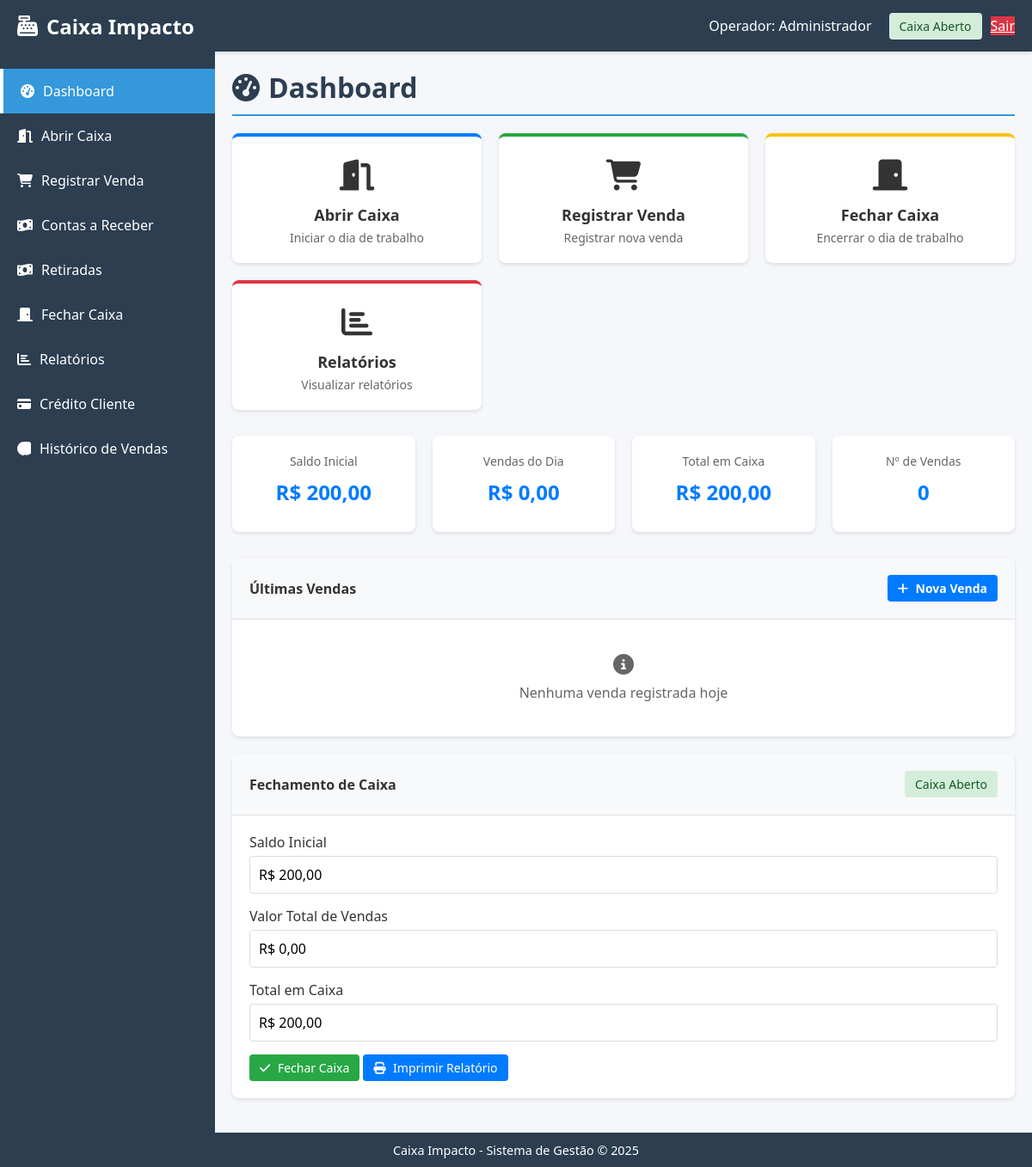
The app's page /index.php (signed in), older data.
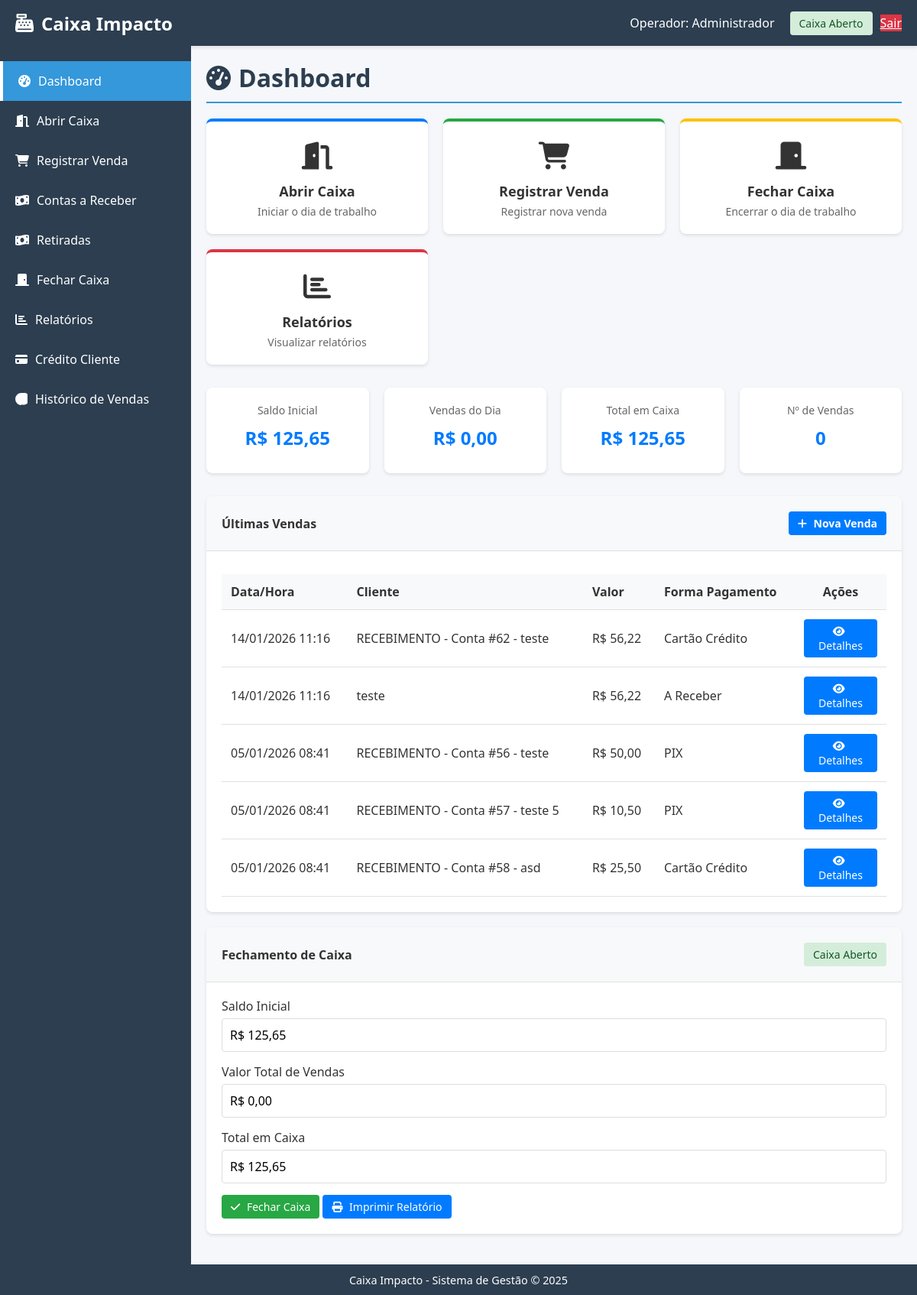
The same page, newer data.
### tables this page shows
CREATE TABLE `caixa` (
  `id` int(11) NOT NULL,
  `data_abertura` datetime NOT NULL,
  `data_fechamento` datetime DEFAULT NULL,
  `usuario_id` int(11) NOT NULL,
  `usuario_fechamento` int(11) DEFAULT NULL,
  `valor_inicial` decimal(10,2) NOT NULL,
  `valor_final` decimal(10,2) DEFAULT NULL,
  `diferenca` decimal(10,2) DEFAULT NULL,
  `status` enum('aberto','fechado') DEFAULT 'aberto',
  `observacao` text DEFAULT NULL,
  `observacoes_fechamento` text DEFAULT NULL
);

CREATE TABLE `vendas` (
  `id` int(11) NOT NULL,
  `caixa_id` int(11) NOT NULL,
  `usuario_id` int(11) NOT NULL,
  `cliente_id` int(11) DEFAULT NULL,
  `data_venda` datetime NOT NULL,
  `valor_total` decimal(10,2) NOT NULL,
  `forma_pagamento_id` int(11) NOT NULL,
  `descricao` text DEFAULT NULL,
  `status` enum('concluida','cancelada') DEFAULT 'concluida',
  `visivel_contas_receber` tinyint(1) DEFAULT 1,
  `data_recebimento` datetime DEFAULT NULL
);

CREATE TABLE `formas_pagamento` (
  `id` int(11) NOT NULL,
  `nome` varchar(50) NOT NULL,
  `descricao` varchar(255) DEFAULT NULL,
  `ativo` tinyint(1) DEFAULT 1
);

### includes/functions.php (called while the page is built, shortened)
<?php
function obterSaldoInicial($connection, $data)
{
    try {
        $query = "SELECT valor_inicial FROM caixa
                  WHERE DATE(data_abertura) = :data
                  AND status = 'fechado'
                  ORDER BY id DESC LIMIT 1";
        $stmt = $connection->prepare($query);
        $stmt->bindParam(':data', $data);
        $stmt->execute();
        $result = $stmt->fetch(PDO::FETCH_ASSOC);
        $query_aberto = "SELECT valor_inicial FROM caixa
                        WHERE status = 'aberto'
                        ORDER BY id DESC LIMIT 1";
        $stmt_aberto = $connection->prepare($query_aberto);
        $stmt_aberto->execute();
        $result_aberto = $stmt_aberto->fetch(PDO::FETCH_ASSOC);
        if ($result_aberto && $result_aberto['valor_inicial']) {
            return floatval($result_aberto['valor_inicial']);
        }
        return 0.00;
    } catch (PDOException $e) {
        error_log("Erro ao obter saldo inicial: " . $e->getMessage());
        return 0.00;
    }
}
function obterUltimasVendas($connection, $limite = 5)
{
    try {
        $query = "SELECT v.*, fp.nome as forma_pagamento
                  FROM vendas v
                  LEFT JOIN formas_pagamento fp ON v.forma_pagamento_id = fp.id
                  WHERE (v.status = 'concluida' OR v.status = '' OR v.status IS NULL)
                  ORDER BY data_venda DESC
                  LIMIT :limite";
        $stmt = $connection->prepare($query);
        $stmt->bindValue(':limite', (int)$limite, PDO::PARAM_INT);
        $stmt->execute();
        return $stmt->fetchAll(PDO::FETCH_ASSOC);
    } catch (PDOException $e) {
        return [];
    }
}

### includes/sidebar.php (called while the page is built, shortened)
<?php
$is_module_page = (strpos($_SERVER['PHP_SELF'], 'modules/') !== false);
?>

### index.php (the view, shortened to what the rows shown need)
<?php
require_once 'includes/functions.php';
$db = new Database();
$connection = $db->getConnection();
$hoje = date('Y-m-d');
$saldo_inicial = obterSaldoInicial($connection, $hoje);
$ultimas_vendas = obterUltimasVendas($connection, 5);
?>
<!DOCTYPE html>
<html lang="pt-BR">
<head>
    <link rel="stylesheet" href="https://cdnjs.cloudflare.com/ajax/libs/font-awesome/6.4.0/css/all.min.css">
    <link rel="stylesheet" href="css/style.css">
</head>
<body>
    <div class="container">
        <?php include 'includes/sidebar.php'; ?>
        <main>
            <h1 class="page-title">
                <i class="fas fa-tachometer-alt"></i> Dashboard
            </h1>
            <div class="stats-container">
                <div class="stat-card">
                    <div class="stat-label">Saldo Inicial</div>
                    <div class="stat-value">R$ <?= number_format($saldo_inicial, 2, ',', '.') ?></div>
                </div>
            </div>
            <div class="card">
                <div class="card-body">
                    <?php if (count($ultimas_vendas) > 0): ?>
                        <table>
                            <thead>
                                <tr>
                                    <th>Data/Hora</th>
                                    <th>Cliente</th>
                                    <th>Valor</th>
                                    <th>Forma Pagamento</th>
                                    <th class="actions-cell">Ações</th>
                                </tr>
                            </thead>
                            <tbody>
                                <?php foreach ($ultimas_vendas as $venda):
                                    $cliente_nome = 'Consumidor';
                                    if (!empty($venda['descricao'])) {
                                        if (strpos($venda['descricao'], 'Cliente:') !== false) {
                                            $parts = explode('|', $venda['descricao']);
                                            $cliente_nome = trim(str_replace('Cliente:', '', $parts[0]));
                                        } else {
                                            $cliente_nome = $venda['descricao'];
                                        }
                                    }
                                ?>
                                    <tr>
                                        <td><?= date('d/m/Y H:i', strtotime($venda['data_venda'])) ?></td>
                                        <td><?= htmlspecialchars($cliente_nome) ?></td>
                                        <td>R$ <?= number_format($venda['valor_total'], 2, ',', '.') ?></td>
                                        <td><?= htmlspecialchars($venda['forma_pagamento'] ?? 'Não informada') ?></td>
                                        <td class="actions-cell">
                                            <a href="<?= $is_module_page ? 'detalhes_vendas.php?id=' . $venda['id'] : 'modules/detalhes_vendas.php?id=' . $venda['id'] ?>"
                                               class="btn-action">
                                                <i class="fas fa-eye"></i> Detalhes
                                            </a>
                                        </td>
                                    </tr>
                                <?php endforeach; ?>
                            </tbody>
                        </table>
                    <?php endif; ?>
                </div>
            </div>
            <div class="card">
                <div class="card-body">
                    <div class="form-group">
                        <label for="saldo-inicial">Saldo Inicial</label>
                        <input type="text" id="saldo-inicial" class="form-control"
                               value="R$ <?= number_format($saldo_inicial, 2, ',', '.') ?>" readonly>
                    </div>
                </div>
            </div>
        </main>
    </div>
</body>
</html>

Row changes from the older to the newer data that the page shows:
no longer on this page (row edited): caixa: valor_inicial "200,00", valor_inicial "R$ 200,00"
added caixa: valor_inicial "125,65", valor_inicial "R$ 125,65"
added vendas: data_venda "14/01/2026 11:16", descricao "RECEBIMENTO - Conta #62 - teste", valor_total "56,22", forma_pagamento.nome "Cartão Crédito"
added vendas: data_venda "14/01/2026 11:16", descricao "teste", valor_total "56,22", forma_pagamento.nome "A Receber"
added vendas: data_venda "05/01/2026 08:41", descricao "RECEBIMENTO - Conta #56 - teste", valor_total "50,00", forma_pagamento.nome "PIX"
added vendas: data_venda "05/01/2026 08:41", descricao "RECEBIMENTO - Conta #57 - teste 5", valor_total "10,50", forma_pagamento.nome "PIX"
added vendas: data_venda "05/01/2026 08:41", descricao "RECEBIMENTO - Conta #58 - asd", valor_total "25,50", forma_pagamento.nome "Cartão Crédito"
Text that changed along with them:
$total_caixa: "200,00" → "125,65"
form field value: "R$ 200,00" → "R$ 125,65"
text no longer shown: "Nenhuma venda registrada hoje"
text now shown: "Data/Hora Cliente Valor Forma Pagamento Ações"
